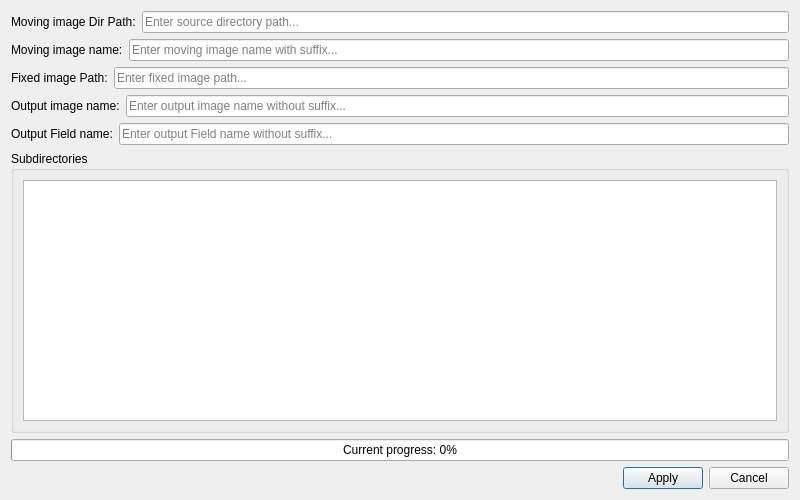
  <widget class="QDialog" name="dialog3">
    <property name="geometry">
        <rect>
            <x>0</x>
            <y>0</y>
            <width>800</width>
            <height>500</height>
        </rect>
    </property>
    <property name="windowTitle">
        <string>SynthMorph Registration</string>
    </property>
    <property name="modal">
        <bool>true</bool>
    </property>
    <layout class="QVBoxLayout" name="verticalLayout_dialog3">
        <!-- 第一行：路径输入1 -->
        <item>
            <layout class="QHBoxLayout" name="horizontalLayout_path333">
                <item>
                    <widget class="QLabel" name="label_dialog31">
                        <property name="text">
                            <string>Moving image Dir Path:</string>
                        </property>
                    </widget>
                </item>
                <item>
                    <widget class="QLineEdit" name="lineEdit_3_1">
                        <property name="placeholderText">
                            <string>Enter source directory path...</string>
                        </property>
                        <property name="minimumWidth">
                            <number>200</number>
                        </property>
                        <property name="maximumWidth">
                            <number>600</number>
                        </property>
                    </widget>
                </item>
            </layout>
        </item>
        
        <!-- 第二行：需要形变的文件名 -->
        <item>
            <layout class="QHBoxLayout" name="horizontalLayout_path2">
                <item>
                    <widget class="QLabel" name="label_dialog32">
                        <property name="text">
                            <string>Moving image name:</string>
                        </property>
                    </widget>
                </item>
                <item>
                    <widget class="QLineEdit" name="lineEdit_3_2">
                        <property name="placeholderText">
                            <string>Enter moving image name with suffix...</string>
                        </property>
                        <property name="minimumWidth">
                            <number>200</number>
                        </property>
                        <property name="maximumWidth">
                            <number>600</number>
                        </property>
                    </widget>
                </item>
            </layout>
        </item>

        <!-- 第三行：固定图像路径 -->
        <item>
            <layout class="QHBoxLayout" name="horizontalLayout_path345">
                <item>
                    <widget class="QLabel" name="label_dialog331">
                        <property name="text">
                            <string>Fixed image Path:</string>
                        </property>
                    </widget>
                </item>
                <item>
                    <widget class="QLineEdit" name="lineEdit_3_3">
                        <property name="placeholderText">
                            <string>Enter fixed image path...</string>
                        </property>
                        <property name="minimumWidth">
                            <number>200</number>
                        </property>
                        <property name="maximumWidth">
                            <number>600</number>
                        </property>
                    </widget>
                </item>
            </layout>
        </item>

        <!-- 第四行：输出的文件名 -->
        <item>
            <layout class="QHBoxLayout" name="horizontalLayout_path445">
                <item>
                    <widget class="QLabel" name="label_path4456">
                        <property name="text">
                            <string>Output image name:</string>
                        </property>
                    </widget>
                </item>
                <item>
                    <widget class="QLineEdit" name="lineEdit_3_4">
                        <property name="placeholderText">
                            <string>Enter output image name without suffix...</string>
                        </property>
                        <property name="minimumWidth">
                            <number>200</number>
                        </property>
                        <property name="maximumWidth">
                            <number>600</number>
                        </property>
                    </widget>
                </item>
            </layout>
        </item>

        <!-- 第五行：输出的形变场名 -->
        <item>
            <layout class="QHBoxLayout" name="horizontalLayout_path4456">
                <item>
                    <widget class="QLabel" name="label_path4456">
                        <property name="text">
                            <string>Output Field name:</string>
                        </property>
                    </widget>
                </item>
                <item>
                    <widget class="QLineEdit" name="lineEdit_3_5">
                        <property name="placeholderText">
                            <string>Enter output Field name without suffix...</string>
                        </property>
                        <property name="minimumWidth">
                            <number>200</number>
                        </property>
                        <property name="maximumWidth">
                            <number>600</number>
                        </property>
                    </widget>
                </item>
            </layout>
        </item>
        
        <!-- 第六行：带滚动条的显示框 -->
        <item>
            <widget class="QGroupBox" name="groupBox_display3">
                <property name="title">
                    <string>Subdirectories</string>
                </property>
                <layout class="QVBoxLayout" name="verticalLayout_display3">
                    <item>
                        <widget class="QTextEdit" name="textEdit_display3">
                            <property name="readOnly">
                                <bool>true</bool>
                            </property>
                            <property name="lineWrapMode">
                                <enum>QTextEdit::NoWrap</enum>
                            </property>
                        </widget>
                    </item>
                </layout>
            </widget>
        </item>

        <!-- 第七行：进度条 -->
        <item>
            <widget class="QProgressBar" name="progressBar3">
                <property name="minimum">
                <number>0</number>
                </property>
                <property name="maximum">
                <number>100</number>
                </property>
                <property name="value">
                <number>0</number>
                </property>
                <property name="textVisible">
                <bool>true</bool>
                </property>
                <property name="format">
                <string>Current progress: %p%</string>
                </property>
            </widget>
        </item>
        
        <!-- 第八行：按钮 -->
        <item>
            <layout class="QHBoxLayout" name="horizontalLayout_buttons3">
                <item>
                    <spacer name="horizontalSpacer3">
                        <property name="orientation">
                            <enum>Qt::Horizontal</enum>
                        </property>
                        <property name="sizeHint" stdset="0">
                            <size>
                                <width>40</width>
                                <height>20</height>
                            </size>
                        </property>
                    </spacer>
                </item>
                <item>
                    <widget class="QPushButton" name="applyButton3">
                        <property name="text">
                            <string>Apply</string>
                        </property>
                    </widget>
                </item>
                <item>
                    <widget class="QPushButton" name="cancelButton3">
                        <property name="text">
                            <string>Cancel</string>
                        </property>
                    </widget>
                </item>
            </layout>
        </item>
    </layout>
  </widget>
